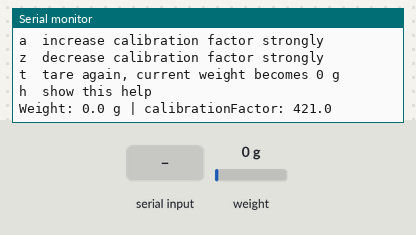
A sketch run on a simulated Arduino Uno, built with avr-gcc and run on an emulated ATmega328P. Parts: the last lines printed to the serial monitor. The inputs (shaded band) are chosen by the test bench; at power-on: weight on the scale 0 g.

Above: at 5.6 s.
5.7 s: "t\n" received over Serial
At 6.8 s:
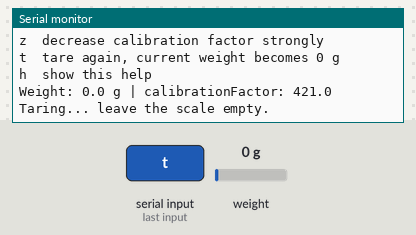
7.4 s: weight on the scale set to 100 g
At 8.7 s:
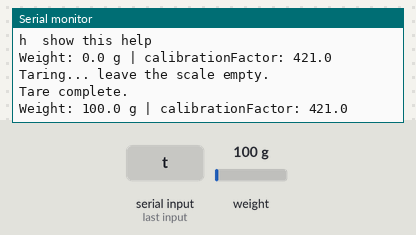
8.9 s: byte 43 ('+') received over Serial
10.4 s: byte 97 ('a') received over Serial
11.9 s: "+\n" received over Serial
13.4 s: weight on the scale set to 1250 g
At 14.9 s:
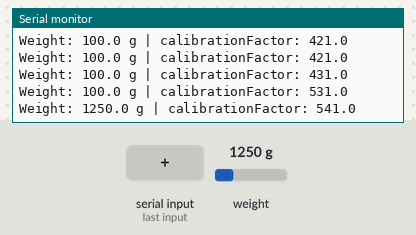
Timing chart, 0 to 15.9 s (numbered marks = the images above; inputs shaded):
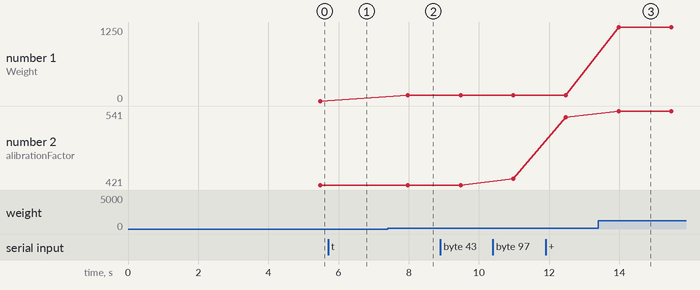

Measured:
- after the input at 5.7 s, the serial monitor: prints a new line after 0.27 s (image 1)
- after the input at 7.4 s, the serial monitor: prints a new line after 0.57 s (image 2)
- after the input at 13.4 s, the serial monitor: prints a new line after 0.58 s (image 3)
- plotted number 1: 0 → 100 after the input at 7.4 s, 100 → 1250 after the input at 13.4 s

The sketch:

scale_calibration.ino
```cpp
#include "HX711.h"

// ------------------------------------------------------------
// Sippo scale calibration sketch
// ------------------------------------------------------------
//
// Dieser Sketch ist nur zum Kalibrieren deiner Waegezelle gedacht.
// Es ist absichtlich getrennt vom eigentlichen sippo-webserver.ino,
// damit du morgen die Waage testen kannst, ohne die ganze Sippo-Logik
// gleichzeitig debuggen zu muessen.
//
// Vorgehen morgen mit Hardware:
//
// 1. HX711-Library installieren:
//    Arduino IDE > Library Manager > "HX711" suchen und installieren.
//
// 2. Waegezelle mit HX711-Verstaerker verbinden.
//    Die vier Kabel der Waegezelle kommen an E+, E-, A+ und A-.
//    Die Farben koennen je nach Waegezelle abweichen, also pruefe
//    am besten das Datenblatt oder die Beschriftung deines Moduls.
//
// 3. HX711 mit dem Arduino verbinden:
//    HX711 VCC  -> 5V oder 3.3V, je nach Board/Modul
//    HX711 GND  -> GND
//    HX711 DT   -> Arduino Pin HX711_DT_PIN
//    HX711 SCK  -> Arduino Pin HX711_SCK_PIN
//
// 4. Falls du andere Pins verwendest, unten HX711_DT_PIN und
//    HX711_SCK_PIN anpassen.
//
// 5. Sketch einmal hochladen und Serial Monitor oeffnen:
// So öffnet man den Serial Monitor in der Arduino IDE:
//    - erstmal IDE öffnen, sketch öffnen und board und port wählen
//    - Sketch hochladen
//    - dann entweder rachts auf das Lupensymbol klicken
//    - oder über Menüleiste: Werkzeuge > Serieller Monitor
//    dann Baudrate einstellen:
//    Baudrate: 9600
//    Line ending: "No line ending" ist okay
//
// 6. Waage leer lassen und Reset druecken.
//    Beim Start wird scale.tare() ausgefuehrt. Das aktuelle Gewicht
//    wird also als 0 g gesetzt.
//
// 7. Ein bekanntes Gewicht auflegen, z. B. 500 g oder 1000 g.
//    Der Serial Monitor zeigt fortlaufend Messwerte an.
//
// 8. calibrationFactor direkt im Serial Monitor anpassen.
//    Du musst den Sketch dafuer NICHT jedes Mal neu hochladen.
//
//    Sende im Serial Monitor einzelne Zeichen:
//    +  -> Faktor leicht erhoehen
//    -  -> Faktor leicht verringern
//    a  -> Faktor stark erhoehen
//    z  -> Faktor stark verringern
//    t  -> Tara erneut setzen, also aktuelles Gewicht als 0 g
//    h  -> Hilfe erneut anzeigen
//
//    Wichtig:
//    Nach dem Tippen eines Zeichens im Serial Monitor musst du Enter
//    oder den Senden-Button druecken, damit der Arduino das Zeichen
//    bekommt.
//
// 9. Passe den Faktor so lange an, bis der angezeigte Wert
//    ungefaehr deinem bekannten Gewicht in Gramm entspricht.
//
//    Beispiel:
//    Bekanntes Gewicht: 500 g
//    Anzeige: 250 g
//    Faktor ist etwa halb so stark -> Betrag des Faktors vergroessern.
//
//    Anzeige: -500 g
//    Vorzeichen ist falsch -> Faktor mit anderem Vorzeichen probieren.
//    Das geht in diesem Sketch ueber viele + / - Eingaben oder schneller,
//    indem du START_CALIBRATION_FACTOR unten mit anderem Vorzeichen setzt
//    und das Sketch einmal neu hochlaedst.
//
// 10. Den finalen calibrationFactor aus dem Serial Monitor notieren.
//    Diesen Wert brauchst du spaeter in sippo-webserver.ino.
//
// 11. Danach zusaetzlich sinnvolle Sippo-Werte notieren:
//     - Gewicht leerer Flaschenhalter / leere Plattform
//     - Gewicht mit leerer Flasche
//     - Gewicht mit voller Flasche
//     - typische Gewichtsabnahme nach einem Schluck
//
// Diese Werte helfen spaeter, Events zu erkennen:
// - Gewicht sinkt deutlich      -> EV_SIP_DETECTED
// - Gewicht steigt deutlich     -> EV_REFILL_DETECTED
// - Gewicht ist sehr niedrig    -> EV_BOTTLE_EMPTY_OR_LOW

// ------------------------------------------------------------
// Pin configuration
// ------------------------------------------------------------

const int HX711_DT_PIN = 4;
const int HX711_SCK_PIN = 5;

// Startwert. Dieser Wert ist fast sicher noch nicht perfekt.
// Du kannst ihn morgen live ueber den Serial Monitor veraendern.
//
// Hinweis:
// Bei vielen Setups muss der Faktor negativ sein. Wenn deine Werte
// beim Auflegen eines Gewichts negativ werden, aendere das Vorzeichen.
const float START_CALIBRATION_FACTOR = 421.0;

// Wie viele Einzelmessungen pro Anzeige gemittelt werden.
// Hoeher = stabiler, aber langsamer.
const int READINGS_PER_SAMPLE = 10;

// Schrittweiten fuer die Anpassung im Serial Monitor.
// Wenn sich der Wert kaum bewegt, kannst du diese Zahlen groesser machen.
const float SMALL_FACTOR_STEP = 10.0;
const float LARGE_FACTOR_STEP = 100.0;

float calibrationFactor = START_CALIBRATION_FACTOR;

HX711 scale;

void printHelp()
{
  Serial.println();
  Serial.println(F("Serial Monitor commands"));
  Serial.println(F("-----------------------"));
  Serial.println(F("+  increase calibration factor slightly"));
  Serial.println(F("-  decrease calibration factor slightly"));
  Serial.println(F("a  increase calibration factor strongly"));
  Serial.println(F("z  decrease calibration factor strongly"));
  Serial.println(F("t  tare again, current weight becomes 0 g"));
  Serial.println(F("h  show this help"));
  Serial.println();
}

void applyCalibrationFactor()
{
  scale.set_scale(calibrationFactor);
}

void handleSerialCommand(char command)
{
  switch (command)
  {
  case '+':
    calibrationFactor += SMALL_FACTOR_STEP;
    applyCalibrationFactor();
    break;

  case '-':
    calibrationFactor -= SMALL_FACTOR_STEP;
    applyCalibrationFactor();
    break;

  case 'a':
  case 'A':
    calibrationFactor += LARGE_FACTOR_STEP;
    applyCalibrationFactor();
    break;

  case 'z':
  case 'Z':
    calibrationFactor -= LARGE_FACTOR_STEP;
    applyCalibrationFactor();
    break;

  case 't':
  case 'T':
    Serial.println(F("Taring... leave the scale empty."));
    scale.tare();
    Serial.println(F("Tare complete."));
    break;

  case 'h':
  case 'H':
    printHelp();
    break;

  case '\n':
  case '\r':
    break;

  default:
    Serial.println(F("Unknown command. Send h for help."));
    break;
  }
}

void setup()
{
  Serial.begin(9600);

  // Manche Boards brauchen einen Moment, bis der Serial Monitor bereit ist.
  delay(1000);

  Serial.println();
  Serial.println(F("Sippo scale calibration"));
  Serial.println(F("-----------------------"));
  Serial.println(F("Leave the scale empty while tare is running."));

  scale.begin(HX711_DT_PIN, HX711_SCK_PIN);

  Serial.println(F("Waiting for HX711..."));

  while (!scale.is_ready()) {
    Serial.println(F("HX711 not ready yet. Check wiring if this continues."));
    delay(500);
  }

  Serial.println(F("HX711 ready."));

  applyCalibrationFactor();

  Serial.println(F("Taring... do not touch the scale."));
  delay(1000);
  scale.tare(20);
  Serial.println(F("Tare complete."));
  // Tara: aktuelles Gewicht wird als 0 g gesetzt.
  // Wichtig: Beim Einschalten/Reset darf noch kein Testgewicht aufliegen.


  Serial.println(F("Tare complete."));
  Serial.println(F("Place a known weight on the scale now."));
  Serial.println(F("Adjust calibrationFactor until the shown value matches grams."));
  printHelp();
}

void loop()
{
  while (Serial.available() > 0)
  {
    char command = Serial.read();
    handleSerialCommand(command);
  }

  if (!scale.is_ready())
  {
    Serial.println(F("HX711 not ready. Check wiring."));
    delay(1000);
    return;
  }

  float weightGrams = scale.get_units(READINGS_PER_SAMPLE);

  Serial.print(F("Weight: "));
  Serial.print(weightGrams, 1);
  Serial.print(F(" g"));

  Serial.print(F(" | calibrationFactor: "));
  Serial.println(calibrationFactor, 1);

  delay(500);
}
```
